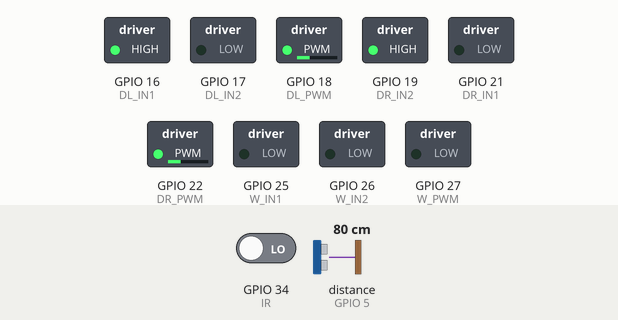
A sketch run on a simulated ESP32. On the bench: switched loads named in the sketch (green lamp = pin HIGH). Wiring (inferred from the names in the program): ultrasonic range finder: trigger GPIO 23; echo GPIO 5. Dashed ring = blinking. Inputs (shaded band) come from the test bench; at power-on: GPIO 34 (IR) LOW, distance to the obstacle (sensor on GPIO 5) 80 cm. The echo pulse lasts 58.3 µs per cm; pins used as bus, display or sensor lines are not drawn.

Above: at 3.2 s.
3.3 s: GPIO 34 (IR) driven HIGH
At 4.5 s:
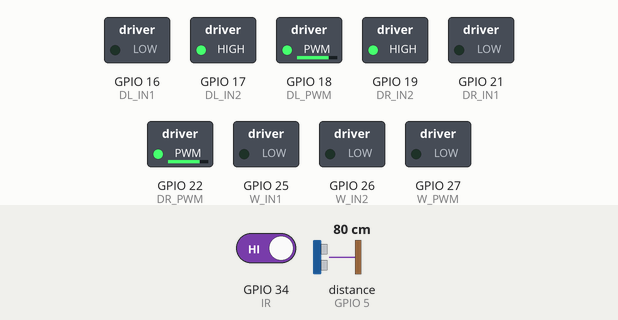
6.3 s: GPIO 34 (IR) driven LOW
At 6.77 s:
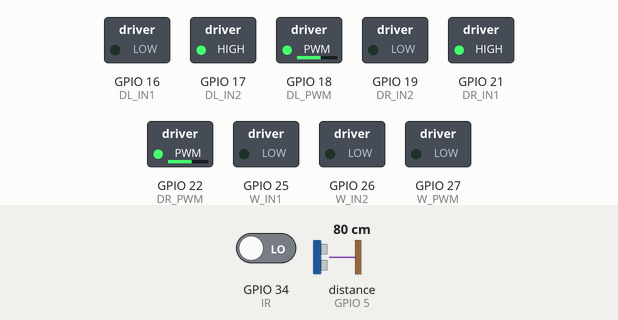
8.4 s: distance to the obstacle (sensor on GPIO 5) set to 62 cm
9.9 s: distance to the obstacle (sensor on GPIO 5) set to 56 cm
At 10.9 s:
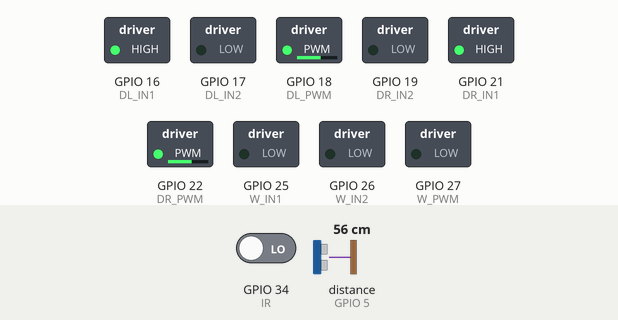
11.4 s: distance to the obstacle (sensor on GPIO 5) set to 11 cm
14.4 s: distance to the obstacle (sensor on GPIO 5) set to 8 cm
At 16.5 s:
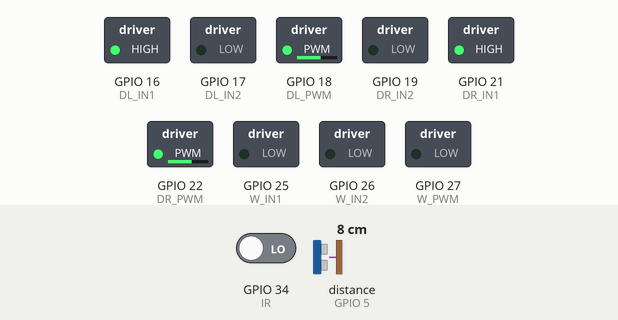
Timing chart, 0 to 16.5 s (numbered marks = the images above; inputs shaded):
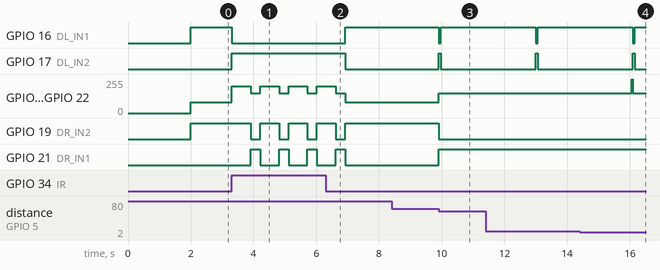

The sketch:

esp32sumobot.ino
```cpp
#include <Arduino.h>

//// ---- ESP32 pins ----

// ---- Wedge motor driver ----
#define W_IN1 25
#define W_IN2 26
#define W_PWM 27

// ---- Left side motor ----
#define DL_IN1 16
#define DL_IN2 17
#define DL_PWM 18

// ---- Right side motor ----
#define DR_IN1 21
#define DR_IN2 19
#define DR_PWM 22

// ---- Sensors ----
#define IR 34
#define US_TRIG 23
#define US_ECHO 5

//// ---- Constants ----
#define SEARCH_SPEED 80
#define ATTACK_SPEED 150
#define TURN_SPEED 150
#define BACKUP_TIME 600 // ms
#define TURN_TIME 300
#define EDGE_DETECTED HIGH    // change to LOW if your IR outputs HIGH on black
#define DETECT_THRESHOLD 60  // cm
#define LIFT_THRESHOLD 10

// ---- Millis stuff to run multiple things at once ----
unsigned long startMillis;
const unsigned long period = 3000;

//// ---- Setup ----
void setup() {
  Serial.begin(115200);
  delay(2000);

  pinMode(DL_IN1, OUTPUT);
  pinMode(DL_IN2, OUTPUT);
  pinMode(DR_IN1, OUTPUT);
  pinMode(DR_IN2, OUTPUT);

  pinMode(W_IN1, OUTPUT);
  pinMode(W_IN2, OUTPUT);

  pinMode(DL_PWM, OUTPUT);
  pinMode(DR_PWM, OUTPUT);
  pinMode(W_PWM, OUTPUT);

  pinMode(IR, INPUT);
  pinMode(US_TRIG, OUTPUT);
  pinMode(US_ECHO, INPUT);

  stopAll();
}

//// ---- Functions ----
void driveForward(int speed) {
  digitalWrite(DL_IN1, HIGH);
  digitalWrite(DL_IN2, LOW);
  analogWrite(DL_PWM, speed);

  digitalWrite(DR_IN1, HIGH);
  digitalWrite(DR_IN2, LOW);
  analogWrite(DR_PWM, speed);
}

void driveBackward(int speed) {
  digitalWrite(DL_IN1, LOW);
  digitalWrite(DL_IN2, HIGH);
  analogWrite(DL_PWM, speed);

  digitalWrite(DR_IN1, LOW);
  digitalWrite(DR_IN2, HIGH);
  analogWrite(DR_PWM, speed);
}

void pivotLeft(int speed) {
  digitalWrite(DL_IN1, LOW);
  digitalWrite(DL_IN2, HIGH);
  analogWrite(DL_PWM, speed);

  digitalWrite(DR_IN1, HIGH);
  digitalWrite(DR_IN2, LOW);
  analogWrite(DR_PWM, speed);
}

void pivotRight(int speed) {
  digitalWrite(DL_IN1, HIGH);
  digitalWrite(DL_IN2, LOW);
  analogWrite(DL_PWM, speed);

  digitalWrite(DR_IN1, LOW);
  digitalWrite(DR_IN2, HIGH);
  analogWrite(DR_PWM, speed);
}

void wedgeUp(int speed) {
  digitalWrite(W_IN1, HIGH);
  digitalWrite(W_IN2, LOW);
  analogWrite(W_PWM, speed);
}

void wedgeDown(int speed) {
  digitalWrite(W_IN1, LOW);
  digitalWrite(W_IN2, HIGH);
  analogWrite(W_PWM, speed);
}

void wedgeStop() {
  analogWrite(W_PWM, 0);
}

void stopAll() {
  analogWrite(DL_PWM, 0);
  analogWrite(DR_PWM, 0);
  analogWrite(W_PWM, 0);
}

// ---- Ultrasonic function ----
long getDistanceCM() {
  digitalWrite(US_TRIG, LOW);
  delayMicroseconds(2);
  digitalWrite(US_TRIG, HIGH);
  delayMicroseconds(10);
  digitalWrite(US_TRIG, LOW);

  long duration = pulseIn(US_ECHO, HIGH, 25000);
  if (duration == 0) return 999;
  return duration / 58;
}

//// ---- Loop ----
void loop() {
  int edge = digitalRead(IR);
  long distance = getDistanceCM();

  //Serial.print(edge);
  //Serial.println(distance);

  // ---- IR stuff ----
  if (edge == EDGE_DETECTED) {
    stopAll();
    driveBackward(200);
    delay(BACKUP_TIME);
    stopAll();
    pivotLeft(TURN_SPEED);
    delay(TURN_TIME);
    stopAll();
    return;
  }

  // ---- Attack mode ----
  if (distance < DETECT_THRESHOLD) {
    pivotLeft(150);
    delay(60);
    stopAll();
    startMillis = millis();
    while (millis() - startMillis <= period) {
      driveForward(ATTACK_SPEED);
      if (digitalRead(IR) == EDGE_DETECTED) break;
      long distance = getDistanceCM();
      if (distance < LIFT_THRESHOLD) {
        driveForward(255);
      }
    }
  }
  else {
    wedgeStop();
    pivotRight(SEARCH_SPEED);
  }

  delay(30);
}
```

Measured:
- the behaviour switches between 60 and 59 cm on distance to the obstacle (sensor on GPIO 5) (found by bisection; images 2 and 3)
- after the input at 3.3 s, GPIO 16 (DL_IN1): HIGH → LOW at once; GPIO 17 (DL_IN2): LOW → HIGH at once
- after the input at 6.3 s, GPIO 16 (DL_IN1): LOW → HIGH after 0.63 s; GPIO 17 (DL_IN2): HIGH → LOW after 0.63 s; GPIO 19 (DR_IN2): goes on until 6.9 s, then stays HIGH; GPIO 21 (DR_IN1): goes on until 6.9 s, then stays LOW
- after the input at 9.9 s, GPIO 16 (DL_IN1): HIGH → LOW at once, → HIGH 0.06 s later; GPIO 17 (DL_IN2): LOW → HIGH at once, → LOW 0.06 s later; GPIO 18 (DL_PWM), GPIO 22 (DR_PWM): 80/255 → 150/255 at once; GPIO 19 (DR_IN2): HIGH → LOW at once; GPIO 21 (DR_IN1): LOW → HIGH at once
- after the input at 14.4 s, GPIO 18 (DL_PWM), GPIO 22 (DR_PWM): 150/255 → 255/255 after 1.7 s, → 150/255 0.03 s later
